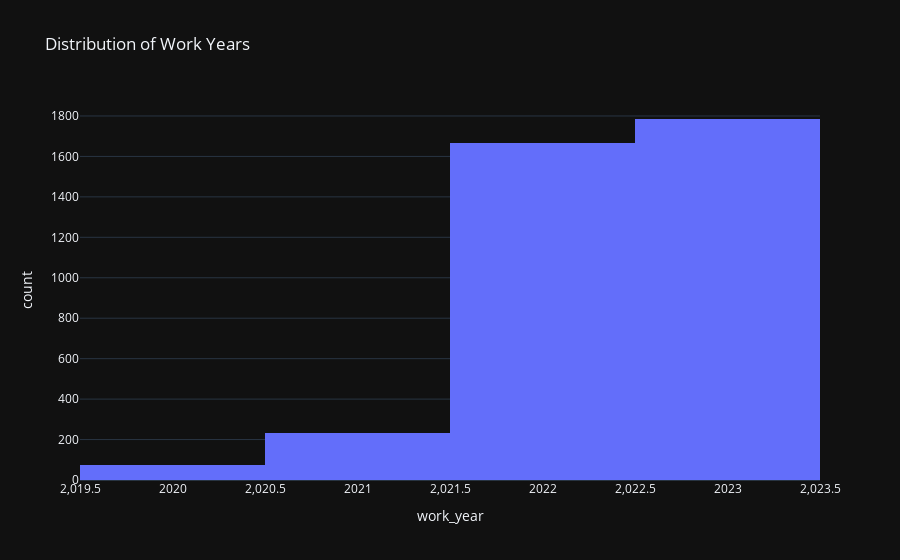

Notebook code for this chart:
### Code cell
fig1 = px.histogram(df, x='work_year', title='Distribution of Work Years')
fig1.update_layout( template="plotly_dark")

fig1.show()

### Figure 1 — Plotly figure (JSON) as saved in the notebook; plotly's stock layout.template omitted (floating-point values rounded to 4 significant figures; data arrays with more than 128 entries replaced by an {"elided": "..."} marker saying what was removed)
{"data": [{"alignmentgroup": "True", "bingroup": "x", "hovertemplate": "work_year=%{x}<br>count=%{y}<extra></extra>", "legendgroup": "", "marker": {"color": "#636efa", "pattern": {"shape": ""}}, "name": "", "offsetgroup": "", "orientation": "v", "showlegend": false, "type": "histogram", "x": {"elided": "3755 int values"}, "xaxis": "x", "yaxis": "y"}], "layout": {"autosize": true, "barmode": "relative", "legend": {"tracegroupgap": 0}, "title": {"text": "Distribution of Work Years"}, "xaxis": {"anchor": "y", "autorange": true, "domain": [0, 1], "range": [2020.0, 2024.0], "title": {"text": "work_year"}, "type": "linear"}, "yaxis": {"anchor": "x", "autorange": true, "domain": [0, 1], "range": [0, 1879.0], "title": {"text": "count"}}}}
